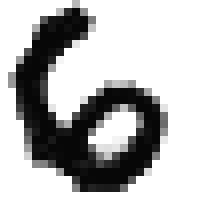
#> input picture letters/hand/six_rgb.png, 28 x 28 px (shown 8 times larger)
$ jupyter execute --allow-errors predict.ipynb
#> lines starting #> are read from the running program, lines starting #| are printed output that depends on the picture
[cell 1]
import joblib
import numpy as np
import warnings
warnings.filterwarnings("ignore")
from PIL import Image
import cv2
import matplotlib.pyplot as plt

[cell 2]
#image preprocessing

#load image
def process(path):
#> called with path = 'hand/six_rgb.png'
    image=Image.open(path).convert("L").resize((28,28))#gray scaling using convert, resize image
    image_rev=np.invert(image)#change background white to black
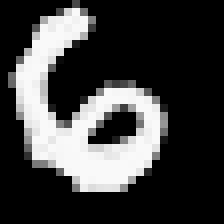
#> image_rev: shape (28, 28) (shown 8 times larger); min 0, max 249, mean 62.8
    final_img=image_rev.flatten()
#> final_img = 784 values, max 249 at index 37, min 0 at index 0, mean 62.84
    return final_img
def plot(image):
    #plot
    image=image.reshape(28,28)
    plt.imshow(image)
    plt.axis("off")
    plt.show()

[cell 3]
final_process=process('hand/six_rgb.png')
#> final_process has the same summary as final_img in process
plot(final_process)
